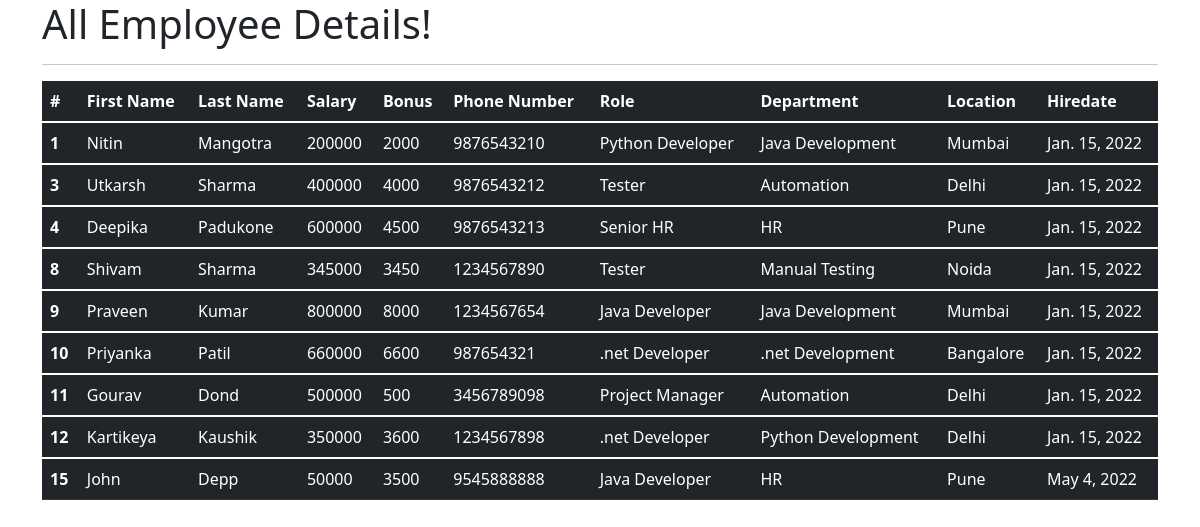
The app's page /all_emp with its own data.
### emp_app/models.py (models this page shows, shortened)
class Employee(models.Model):
    first_name = models.CharField(max_length=100, null=False)
    last_name = models.CharField(max_length=100)
    dept = models.ForeignKey(Department, on_delete=models.CASCADE)
    salary = models.IntegerField(default=0)
    bonus = models.IntegerField(default=0)
    role = models.ForeignKey(Role, on_delete=models.CASCADE)
    phone = models.IntegerField(default=0)
    hire_date = models.DateField()
    def __str__(self):
        return "%s %s %s" %(self.first_name, self.last_name, self.phone)

class Role(models.Model):
    name = models.CharField(max_length=100, null=False)

class Department(models.Model):
    name = models.CharField(max_length=100,null=False)
    location = models.CharField(max_length=100)

### emp_app/views.py (the view)
# urls.py: path('all_emp', views.all_emp, name='all_emp'),
def all_emp(request):
    emps = Employee.objects.all()
    context = {
        'emps': emps
    }
    print(context)
    return render(request, 'view_all_emp.html', context)

### emp_app/templates/view_all_emp.html (shortened to what this page needs)
<!DOCTYPE html>
<html lang="en">
<head>
  <link href="https://cdn.jsdelivr.net/npm/bootstrap@5.1.3/dist/css/bootstrap.min.css" rel="stylesheet">
</head>
  <body>
  <div class="container">
          <h1>All Employee Details!</h1>
      <hr>
     <table class="table table-dark">
  <thead>
    <tr>
      <th scope="col">#</th>
      <th scope="col">First Name</th>
      <th scope="col">Last Name</th>
      <th scope="col">Salary</th>
      <th scope="col">Bonus</th>
      <th scope="col">Phone Number</th>
      <th scope="col">Role</th>
      <th scope="col">Department</th>
      <th scope="col">Location</th>
      <th scope="col">Hiredate</th>
    </tr>
  </thead>
         {% for emp in emps %}
  <tbody>
    <tr>
      <th scope="row">{{emp.id}}</th>
      <td>{{emp.first_name}}</td>
      <td>{{emp.last_name}}</td>
      <td>{{emp.salary}}</td>
      <td>{{emp.bonus}}</td>
      <td>{{emp.phone}}</td>
      <td>{{emp.role.name}}</td>
      <td>{{emp.dept.name}}</td>
      <td>{{emp.dept.location}}</td>
      <td>{{emp.hire_date}}</td>
    </tr>
  </tbody>
         {% endfor %}
</table>
  </div>
  </body>
</html>

### records on screen
Employee: id "1", first_name "Nitin", last_name "Mangotra", salary "200000", bonus "2000", phone "9876543210", role.name "Python Developer", dept.name "Java Development", dept.location "Mumbai", hire_date "Jan. 15, 2022"
Employee: id "3", first_name "Utkarsh", last_name "Sharma", salary "400000", bonus "4000", phone "9876543212", role.name "Tester", dept.name "Automation", dept.location "Delhi", hire_date "Jan. 15, 2022"
Employee: id "4", first_name "Deepika", last_name "Padukone", salary "600000", bonus "4500", phone "9876543213", role.name "Senior HR", dept.name "HR", dept.location "Pune", hire_date "Jan. 15, 2022"
Employee: id "8", first_name "Shivam", last_name "Sharma", salary "345000", bonus "3450", phone "1234567890", role.name "Tester", dept.name "Manual Testing", dept.location "Noida", hire_date "Jan. 15, 2022"
Employee: id "9", first_name "Praveen", last_name "Kumar", salary "800000", bonus "8000", phone "1234567654", role.name "Java Developer", dept.name "Java Development", dept.location "Mumbai", hire_date "Jan. 15, 2022"
Employee: id "10", first_name "Priyanka", last_name "Patil", salary "660000", bonus "6600", phone "987654321", role.name ".net Developer", dept.name ".net Development", dept.location "Bangalore", hire_date "Jan. 15, 2022"
Employee: id "11", first_name "Gourav", last_name "Dond", salary "500000", bonus "500", phone "3456789098", role.name "Project Manager", dept.name "Automation", dept.location "Delhi", hire_date "Jan. 15, 2022"
Employee: id "12", first_name "Kartikeya", last_name "Kaushik", salary "350000", bonus "3600", phone "1234567898", role.name ".net Developer", dept.name "Python Development", dept.location "Delhi", hire_date "Jan. 15, 2022"
Employee: id "15", first_name "John", last_name "Depp", salary "50000", bonus "3500", phone "9545888888", role.name "Java Developer", dept.name "HR", dept.location "Pune", hire_date "May 4, 2022"
